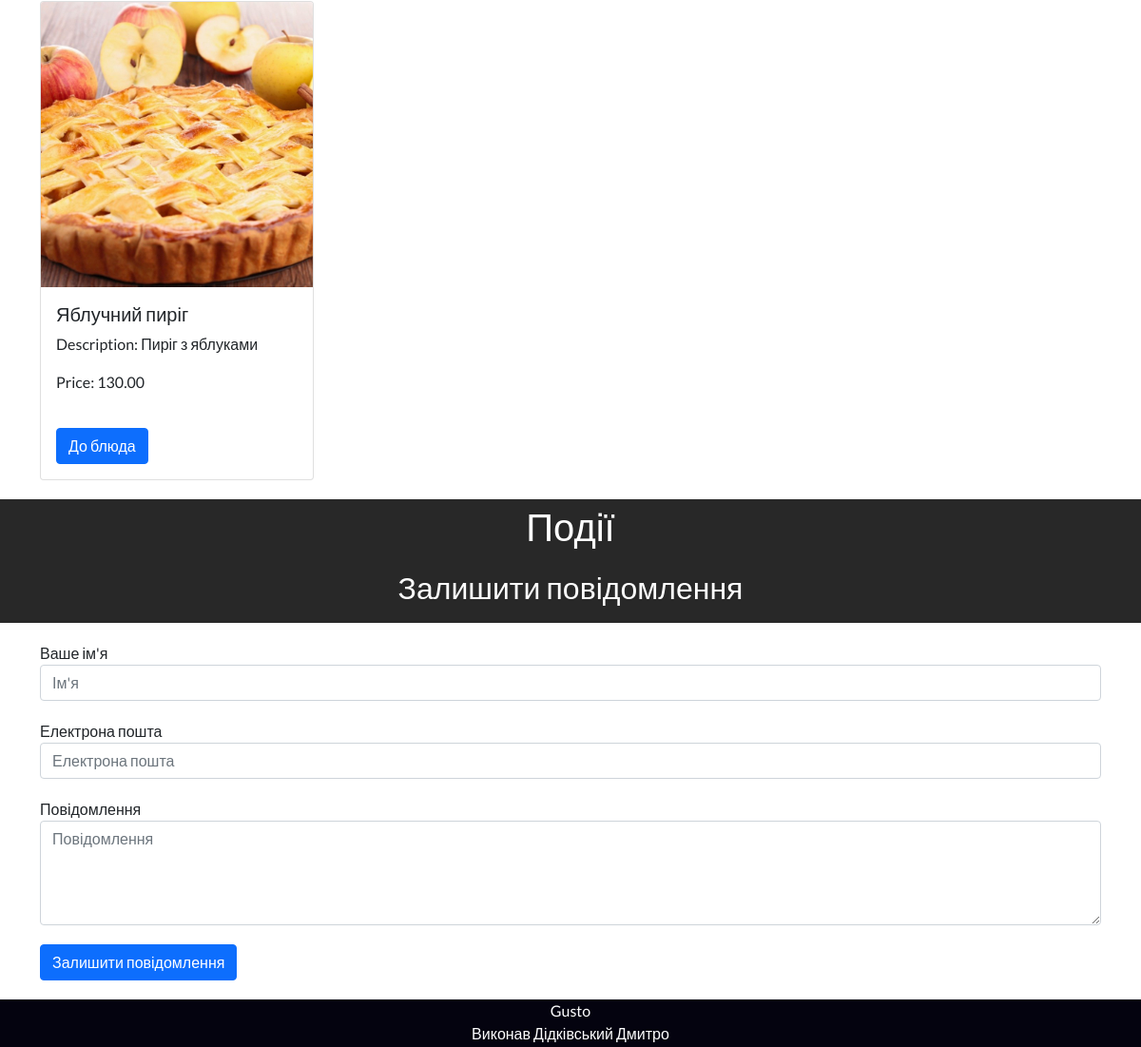
/ (lower part), run on an earlier commit of the app's database.
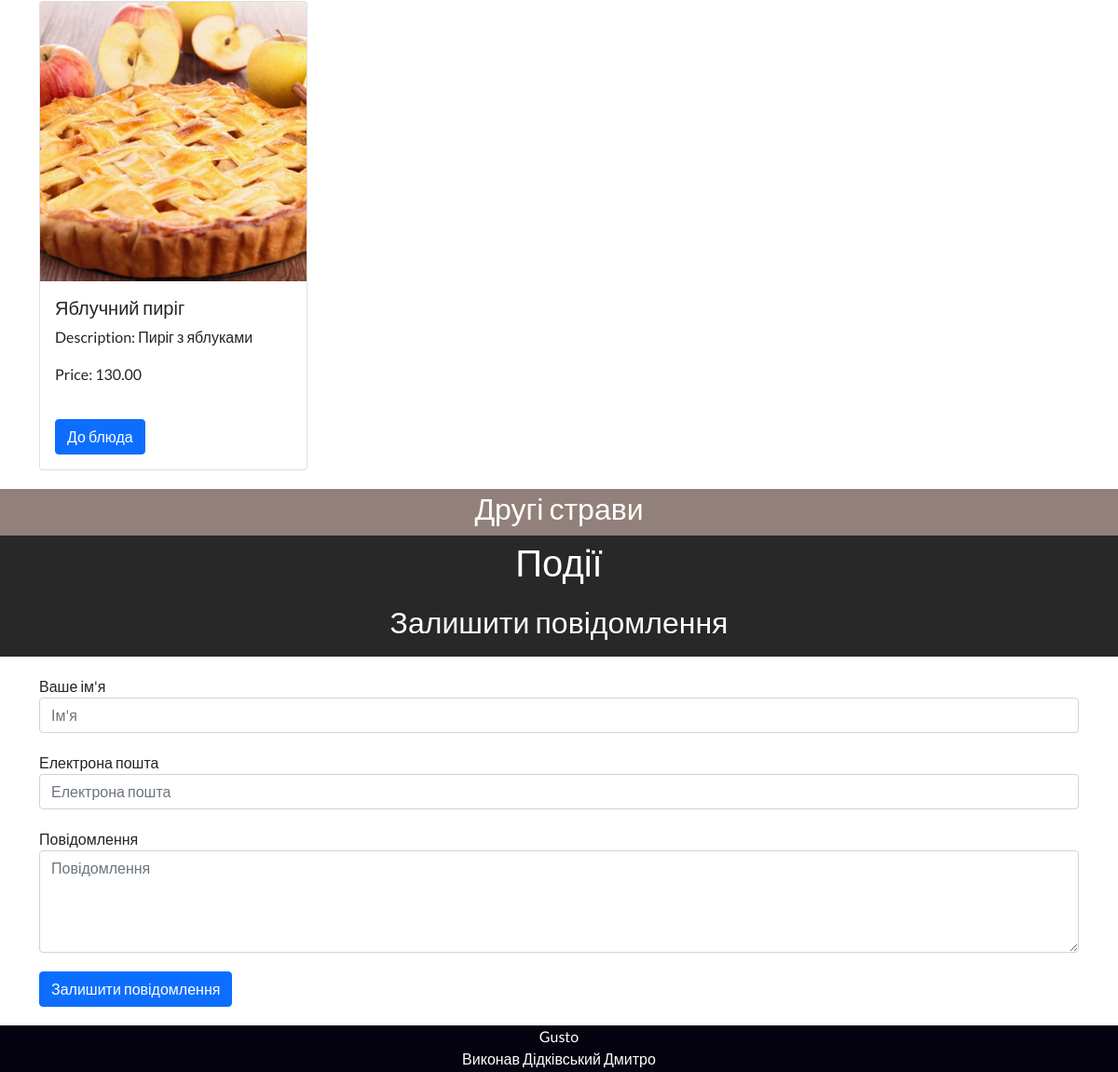
And on a later commit of the database.
### main_gusto/models.py (models this page shows, shortened)
class Dishes(models.Model):
    def get_file_name_dishes(self, filename):
        ext = filename.split('.')[-1]
        filename = f'{uuid4()}.{ext}'
        return os.path.join('images/dishes/', filename)
    title = models.CharField(max_length=50)
    price = models.DecimalField(max_digits=7, decimal_places=2)
    is_visible = models.BooleanField(default=True)
    description = models.CharField(max_length=300, null=True)
    photo = models.ImageField(upload_to=get_file_name_dishes)
    category = models.ForeignKey(Category, on_delete=models.CASCADE)

class Category(models.Model):
    title = models.CharField(max_length=50)
    category_order = models.IntegerField()
    is_visible = models.BooleanField(default=True)
    is_special = models.BooleanField(default=False)

### main_gusto/views.py (the view, shortened to what this page needs)
# urls.py: path('', main, name='main'),
def main(request):
    banners = Banners.objects.filter(is_visible=True)
    special_categories = Category.objects.filter(
        is_visible=True).filter(is_special=True).order_by('category_order')
    for item in special_categories:
        item.dishes = Dishes.objects.filter(category=item.pk)
    categories = Category.objects.filter(
        is_visible=True).filter(is_special=False).order_by('category_order')
    for item in categories:
        item.dishes = Dishes.objects.filter(category=item.pk)
    events = Event.objects.filter(event_date__gte=datetime.date.today())
    users_messages_form = UserMessageForm()
    category_form = CategoryForm()
    dishes_form = DishesForm()
    return render(request, 'index.html', context={'categories': categories, 'special_categories': special_categories, 'events': events, 'banners': banners, 'form1': users_messages_form, 'form2': category_form, 'form3': dishes_form, })

### main_gusto/forms.py
class UserMessageForm(forms.ModelForm):
    user_name = forms.CharField(max_length=50, widget=forms.TextInput(
        attrs={'type': 'text', 'id': 'name', 'class': 'form-control', 'placeholder': 'Ім\'я', 'required': 'required'}))
    user_email = forms.EmailField(widget=forms.TextInput(
        attrs={'type': 'email', 'id': 'email', 'class': 'form-control', 'placeholder': 'Електрона пошта', 'required': 'required'}))
    message = forms.CharField(max_length=200, widget=forms.Textarea(
        attrs={'name': 'message', 'id': 'message', 'class': 'form-control', 'rows': '4', 'placeholder': 'Повідомлення', 'required': 'required'}))
    class Meta():
        model = UserMessages
        fields = ('user_name', 'user_email', 'message')

### main_gusto/templates/index.html (shortened to what this page needs)
{% extends 'mainPage.html' %} {% block content %}
<section id="menu">
    {% for item in categories %}
    <div class="category_name"><h2>{{item.title}}</h2></div>
    <div class="container">
        <div class="row">
            {% for dishes in item.dishes %}
            <div class="col-md-4">
                <div class="card" style="width: 18rem">
                    <img
                        class="card-img-top image"
                        src="{{dishes.photo.url}}"
                        alt="Photo of dish"
                    />
                    <div class="card-body">
                        <h5 class="card-title">{{dishes.title}}</h5>
                        <p class="card-text">
                            Description: {{dishes.description}}
                        </p>
                        <p class="card-text">Price: {{dishes.price}}</p>
                        <a href="/menu/{{dishes.pk}}" class="btn btn-primary"
                            >До блюда</a
                        >
                    </div>
                </div>
            </div>
            {% endfor %}
        </div>
    </div>
    {% endfor %}
</section>
<section section id="events">
    <div class="section_name"><h1>Події</h1></div>
</section>
<section id="tableReservation">
    <div class="section_name"><h2>Залишити повідомлення</h2></div>
    <div class="container form-conteiner">
        <form
            name="sendMessage"
            id="contactForm"
            novalidate
            action=""
            method="POST"
        >
            <div class="form-group">
                <label for="name">Ваше ім'я</label>{{form1.user_name}}
            </div>
            <div class="form-group">
                <label for="email">Електрона пошта</label>{{form1.user_email}}
            </div>
            <div class="form-group">
                <label for="message">Повідомлення</label>{{form1.message}}
            </div>
            <button
                type="submit"
                name="sendMessage"
                class="btn btn-primary btn-block"
            >
                Залишити повідомлення
            </button>
        </form>
    </div>
</section>
 {% endblock %}

What changed in the data, as far as the page shows it:
added Category: title "Другі страви"
